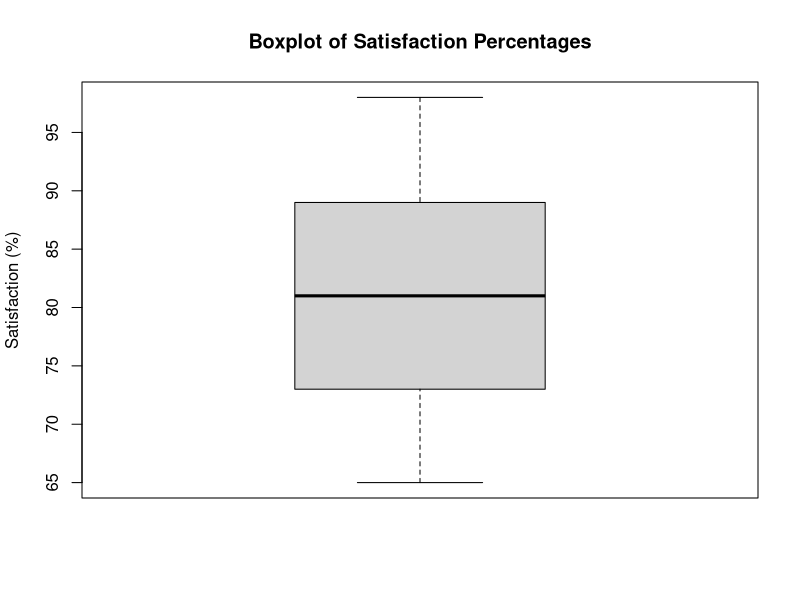
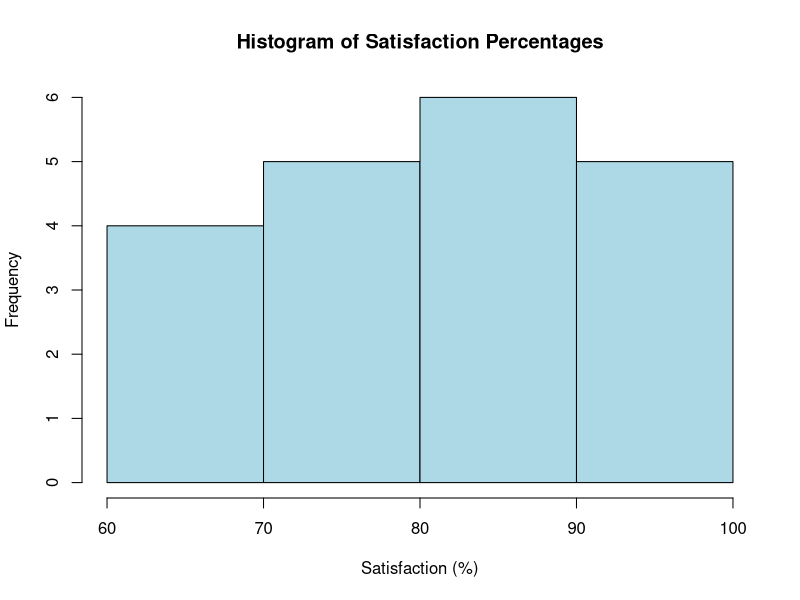

Reproduce these figures in R, in order.
## ---- chunk 1
satisfaction <- c(74, 85, 95, 84, 68, 93, 84, 87, 78, 72, 81, 91, 80, 65, 76, 81, 97, 69, 70, 98)
satisfaction
## ---- chunk 2
satisfaction_table <- table(satisfaction)
satisfaction_table

all(satisfaction_table == 1)
## ---- chunk 3
num_results <- length(satisfaction)
num_results
## ---- chunk 4
boxplot(satisfaction, main = "Boxplot of Satisfaction Percentages", ylab = "Satisfaction (%)")

summary_satisfaction <- summary(satisfaction)
summary_satisfaction

hist(satisfaction, breaks = 4, main = "Histogram of Satisfaction Percentages", xlab = "Satisfaction (%)", col = "lightblue", border = "black")
